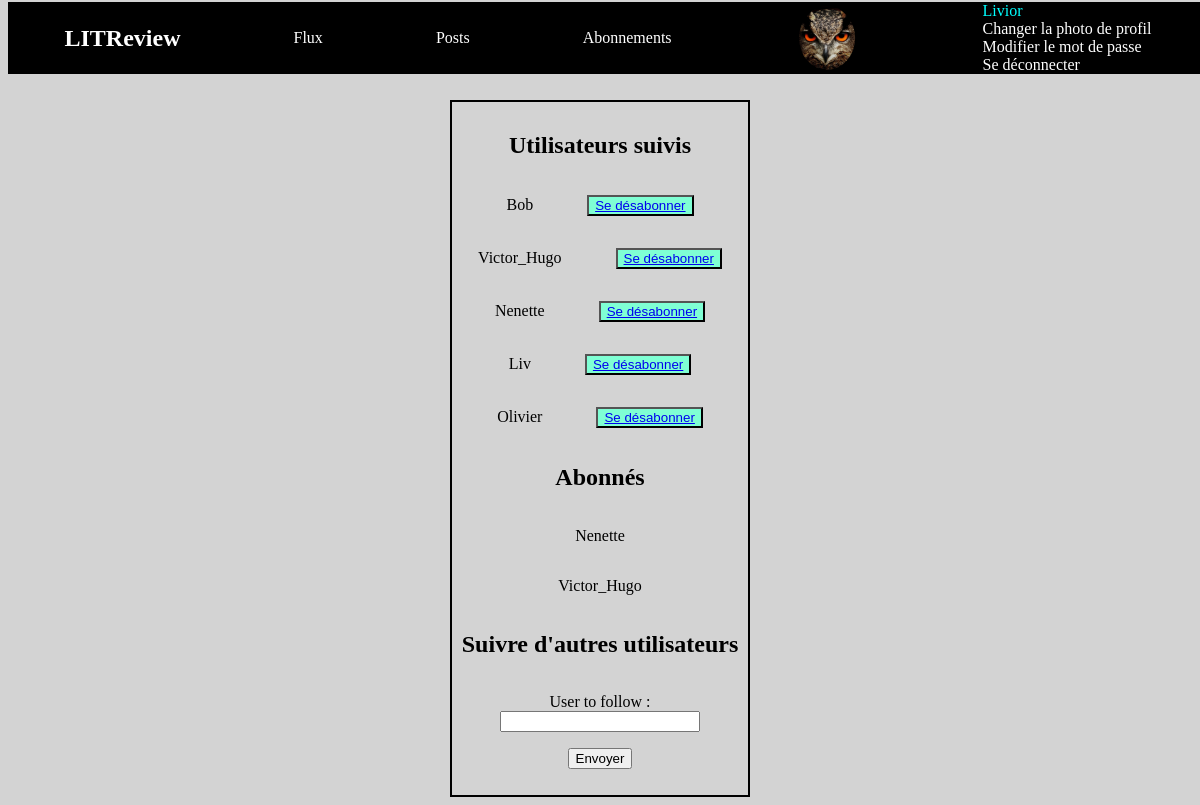
Screenshot of /subscribe/ (signed in) with the database file from the repository.
### authentication/models.py (models this page shows)
class User(AbstractUser):
    profile_photo = models.ImageField(verbose_name='Photo de profil')

### critics/models.py (models this page shows)
class UserFollows(models.Model):
    user = models.ForeignKey(to=settings.AUTH_USER_MODEL, on_delete=models.CASCADE,
                             related_name='following')
    followed_user = models.ForeignKey(to=settings.AUTH_USER_MODEL,
                                      on_delete=models.CASCADE,
                                      related_name='followed_by')
    class Meta:
        pass

### critics/views.py (the view)
# urls.py: path('subscribe/', critics.views.subscribe, name='subscribe'),
@login_required()
def subscribe(request):
    followed_users = UserFollows.objects.filter(user=request.user)
    followers = UserFollows.objects.filter(followed_user=request.user)
    users_to_follow = User.objects.all().exclude(
         Q(username__in=[follow.followed_user for follow in followed_users])| Q(username=request.user.username))
    if request.method == 'POST':
        form = FollowUsersForm(request.POST, user=request.user, followed_users=followed_users, users_to_follow=users_to_follow)
        if form.is_valid():
            new_follow = UserFollows()
            new_follow.followed_user = form.cleaned_data['user_to_follow']
            new_follow.user = request.user
            new_follow.save()
            return redirect('subscribe')
    else:
        form = FollowUsersForm()
    return render(request, 'critics/subscribe.html', context={'form': form,
                                                              'followed_users': list(followed_users),
                                                              'followers': list(followers)})

### critics/forms.py (shortened to what this page needs)
class FollowUsersForm(forms.Form):
    user_to_follow = forms.CharField(max_length=20)
    def __init__(self, *args, **kwargs):
        self.user = kwargs.pop('user', None)
        self.followed_users = kwargs.pop('followed_users', None)
        self.user_to_follow = kwargs.pop('users_to_follow', None)
        super(FollowUsersForm, self).__init__(*args, **kwargs)

### critics/templates/critics/subscribe.html (shortened to what this page needs)
{% extends '../base.html' %}
{% block content %}
<section class="forms">
    <h1>Utilisateurs suivis</h1>
    {% for followed in followed_users %}
    <p>{{ followed.followed_user }} <button><a href="{% url 'unsubscribe' followed.id %}">Se désabonner</a></button></p>
    {% endfor %}
    <h1>Abonnés</h1>
    {% for follower in followers %}
    <p>{{ follower.user }}</p>
    {% endfor %}
    <h1>Suivre d'autres utilisateurs</h1>
    <form action="" method="post" enctype="multipart/form-data">
        {{ form.as_p }}
        <input type="submit" value="Envoyer">
    </form>
</section>
{% endblock %}

### templates/base.html (shortened to what this page needs)
{% load static %}
<html>
    <head>
        <link rel="stylesheet" href="{% static 'critics/styles.css' %}" />
    </head>
    <header>
        <nav> <h1>LITReview</h1>
            {% if user.is_authenticated %}
            <a href="/flux">Flux</a>
            <a href="/posts">Posts</a>
            <a href="/subscribe">Abonnements</a>
            <div>
                {% if request.user.profile_photo %}
                    <img class="profile-photo" src="{{ request.user.profile_photo.url }}" alt="">
                {% else %}
                    <i class="fa-solid fa-circle-user fa-5x"></i>
                {% endif %}
            </div>
            <div class="account_management">
                <div class="display_username">{{ request.user }}</div>
                <a href="{% url 'profile-photo' %}">Changer la photo de profil</a>
                <a href="{% url 'new_password' %}">Modifier le mot de passe</a>
                <a href="{% url 'logout' %}">Se déconnecter</a>
            </div>
        </nav>
        {% endif %}
    </header>
    <body>
        {% block content %}{% endblock %}
    </body>
</html>

### critics/static/critics/styles.css (style rules this page uses)
header { position:fixed; top:2px; height:80px; width:100%; }
body { margin-top:100px; display: flex; flex-direction: column; color: black; background-color: lightgrey; }
nav { display:flex; justify-content: space-around; align-items:center; background-color: black; color: white; }
nav a { color: white; text-decoration: none; }
.account_management { display:flex; flex-direction: column; }
.display_username { color:cyan; }
.forms { display: flex; flex-direction: column; align-items: center; margin: auto; border: 2px black solid; padding: 10px; width:auto; }
.forms form { display:flex; flex-direction: column; align-items:center; }
.forms form>p { display: flex; text-align:center; flex-direction: column; }
.forms form>p input { width: 200px; align-self:center; }
.forms button { background-color: aquamarine; margin-left:50px; width:fit-content; }
.profile-photo { width : 85px; clip-path: ellipse(33% 50%); }

### rows the page displays
User: user.profile_photo (picture), user "Livior"
UserFollows: followed_user "Bob"
UserFollows: followed_user "Victor_Hugo"
UserFollows: followed_user "Nenette"
UserFollows: followed_user "Liv"
UserFollows: followed_user "Olivier"
UserFollows: user "Nenette"
UserFollows: user "Victor_Hugo"
